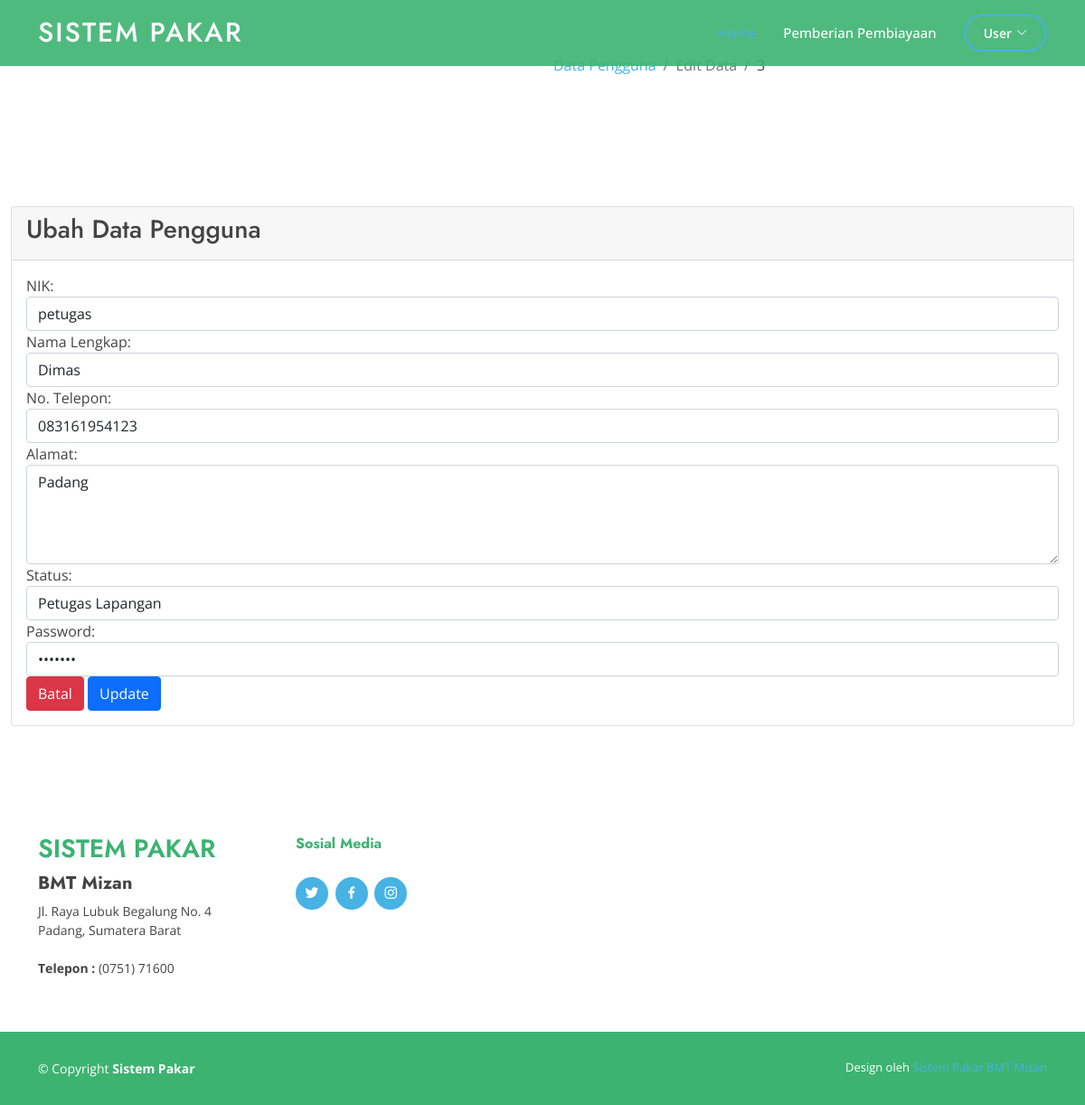
Page /index.php?page=pages/akun/editakun&id=3 (signed in) on the committed database.
### tables this page shows
CREATE TABLE `tb_user` (
  `id_user` int(11) NOT NULL,
  `nik_username` varchar(20) NOT NULL,
  `password` varchar(255) NOT NULL,
  `status` varchar(20) NOT NULL
);

CREATE TABLE `tb_detail_user` (
  `id_detail_user` int(11) NOT NULL,
  `nik_username` varchar(20) NOT NULL,
  `nama_lengkap` varchar(100) NOT NULL,
  `alamat` text NOT NULL,
  `no_telepon` varchar(15) NOT NULL
);

### index.php (called while the page is built, shortened)
<?php include('halaman_awal/components/head.php'); ?>
<?php include('halaman_awal/components/header.php'); ?>
<?php include('content.php'); ?>
<?php include('halaman_awal/components/footer.php'); ?>
<?php include('halaman_awal/components/script.php'); ?>

### halaman_backend/pages/akun/editakun.php (the view, shortened to what this page needs)
<?php $id = $_GET['id'];
   $user = mysqli_query($koneksi, "SELECT * FROM tb_user u LEFT JOIN tb_detail_user du ON u.nik_username=du.nik_username WHERE id_user = '$id'")->fetch_array();
   ?>
<div class="content-wrapper">
    <section class="content-header">
        <div class="container-fluid">
            <div class="row mb-2">
                <div class="col-sm-6">
                </div>
                <div class="col-sm-6">
                    <ol class="breadcrumb float-sm-right">
                        <li class="breadcrumb-item"><a href="?page=pages/akun/viewakun">Data Pengguna</a></li>
                        <li class="breadcrumb-item active">Edit Data</li>
                        <li class="breadcrumb-item"><?= $user['id_user']; ?></li>
                    </ol>
                </div>
            </div>
        </div>
    </section>
    <section class="content">
        <div class="container-fluid">
            <div class="row">
                <div class="col-md-12">
                    <div class="card card-primary">
                        <div class="card-header">
                            <h3 class="card-title">Ubah Data Pengguna</h3>
                        </div>
                        <div class="card-body">
                            <form action="" method="POST">
                                <div class="form-group">
                                    <label for="nik_username">NIK:</label>
                                    <input name="nik_username" id="nik_username" type="text" class="form-control" value="<?= $user['nik_username'] ?>" required autofocus />
                                </div>
                                <div class="form-group">
                                    <label for="nama_lengkap">Nama Lengkap:</label>
                                    <input name="nama_lengkap" id="nama_lengkap" type="text" class="form-control" value="<?= $user['nama_lengkap'] ?>" required />
                                </div>
                                <div class="form-group">
                                    <label for="no_telepon">No. Telepon:</label>
                                    <input name="no_telepon" id="no_telepon" type="text" class="form-control" value="<?= $user['no_telepon'] ?>" required />
                                </div>
                                <div class="form-group">
                                    <label for="alamat">Alamat:</label>
                                    <textarea name="alamat" id="alamat" class="form-control" cols="30" rows="4" placeholder="Masukan Alamat" required><?= $user['alamat'] ?></textarea>
                                </div>
                                <div class="form-group">
                                    <label for="status">Status:</label>
                                    <select name="status" id="status" class="form-control">
                                        <option value="Petugas Lapangan">Petugas Lapangan</option>
                                    </select>
                                </div>
                                <div class="form-group">
                                    <label for="password">Password:</label>
                                    <input name="password" id="password" type="password" class="form-control" value="<?= $user['password'] ?>" placeholder="*********" required />
                                </div>
                                <div class="form-group">
                                    <a href="index.php?page=pages/akun/viewakun" class="btn btn-danger">Batal</a>
                                    <button type="submit" name="update" class="btn btn-primary">Update</button>
                                </div>
                            </form>
                        </div>
                    </div>
                </div>
            </div>
        </div>
    </section>
</div>

### assets/assets_user/css/style.css (style rules this page uses)
body { font-family: "Open Sans", sans-serif; color: #444444; }
a { color: #47b2e4; text-decoration: none; }
h1, h2, h3, h4, h5, h6 { font-family: "Jost", sans-serif; }
section { padding: 60px 0; overflow: hidden; }

### rows in the picture
tb_user: nik_username "petugas", nama_lengkap "Dimas", no_telepon "083161954123", alamat "Padang"
